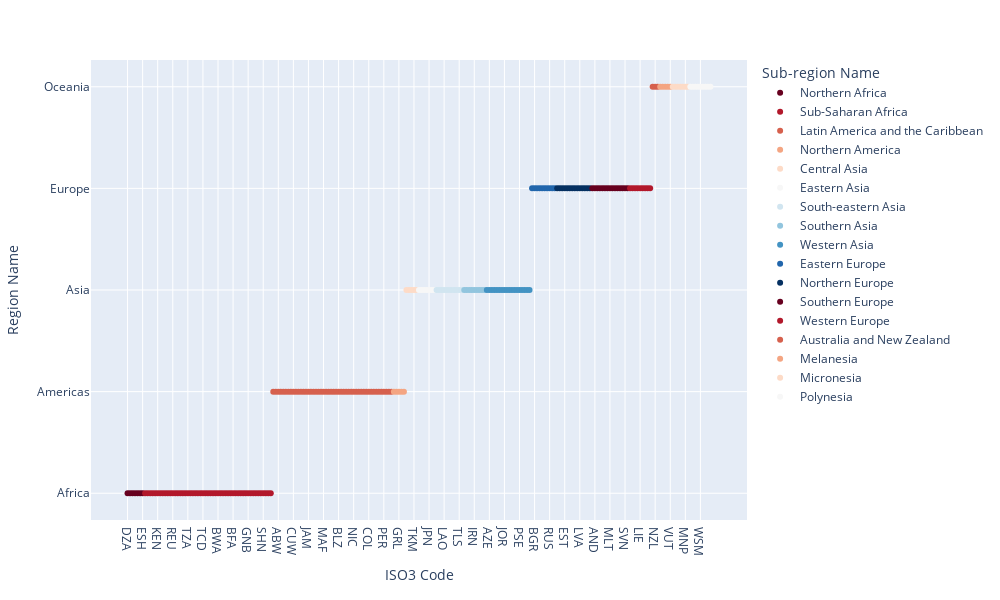

Notebook code cell kept with this figure:
### Code cell
px.scatter(df_geo, x='ISO3 Code', y='Region Name',color='Sub-region Name',width=1000, height=600,color_discrete_sequence=px.colors.sequential.RdBu)

### Figure 1 — Plotly figure (JSON) as saved in the notebook; plotly's stock layout.template omitted (floating-point values rounded to 4 significant figures)
{"data": [{"hovertemplate": "Sub-region Name=Northern Africa<br>ISO3 Code=%{x}<br>Region Name=%{y}<extra></extra>", "legendgroup": "Northern Africa", "marker": {"color": "rgb(103,0,31)", "symbol": "circle"}, "mode": "markers", "name": "Northern Africa", "orientation": "v", "showlegend": true, "type": "scatter", "x": ["DZA", "EGY", "LBY", "MAR", "SDN", "TUN", "ESH"], "xaxis": "x", "y": ["Africa", "Africa", "Africa", "Africa", "Africa", "Africa", "Africa"], "yaxis": "y"}, {"hovertemplate": "Sub-region Name=Sub-Saharan Africa<br>ISO3 Code=%{x}<br>Region Name=%{y}<extra></extra>", "legendgroup": "Sub-Saharan Africa", "marker": {"color": "rgb(178,24,43)", "symbol": "circle"}, "mode": "markers", "name": "Sub-Saharan Africa", "orientation": "v", "showlegend": true, "type": "scatter", "x": ["BDI", "COM", "DJI", "ERI", "ETH", "KEN", "MDG", "MWI", "MUS", "MYT", "MOZ", "REU", "RWA", "SYC", "SOM", "SSD", "UGA", "TZA", "ZMB", "ZWE", "AGO", "CMR", "CAF", "TCD", "COG", "COD", "GNQ", "GAB", "STP", "BWA", "SWZ", "LSO", "NAM", "ZAF", "BEN", "BFA", "CPV", "CIV", "GMB", "GHA", "GIN", "GNB", "LBR", "MLI", "MRT", "NER", "NGA", "SHN", "SEN", "SLE", "TGO"], "xaxis": "x", "y": ["Africa", "Africa", "Africa", "Africa", "Africa", "Africa", "Africa", "Africa", "Africa", "Africa", "Africa", "Africa", "Africa", "Africa", "Africa", "Africa", "Africa", "Africa", "Africa", "Africa", "Africa", "Africa", "Africa", "Africa", "Africa", "Africa", "Africa", "Africa", "Africa", "Africa", "Africa", "Africa", "Africa", "Africa", "Africa", "Africa", "Africa", "Africa", "Africa", "Africa", "Africa", "Africa", "Africa", "Africa", "Africa", "Africa", "Africa", "Africa", "Africa", "Africa", "Africa"], "yaxis": "y"}, {"hovertemplate": "Sub-region Name=Latin America and the Caribbean<br>ISO3 Code=%{x}<br>Region Name=%{y}<extra></extra>", "legendgroup": "Latin America and the Caribbean", "marker": {"color": "rgb(214,96,77)", "symbol": "circle"}, "mode": "markers", "name": "Latin America and the Caribbean", "orientation": "v", "showlegend": true, "type": "scatter", "x": ["AIA", "ATG", "ABW", "BHS", "BRB", "VGB", "CYM", "CUB", "CUW", "DMA", "DOM", "GRD", "GLP", "HTI", "JAM", "MTQ", "MSR", "PRI", "KNA", "LCA", "MAF", "VCT", "SXM", "TTO", "TCA", "VIR", "BLZ", "CRI", "SLV", "GTM", "HND", "MEX", "NIC", "PAN", "ARG", "BOL", "BRA", "CHL", "COL", "ECU", "FLK", "GUF", "GUY", "PRY", "PER", "SUR", "URY", "VEN"], "xaxis": "x", "y": ["Americas", "Americas", "Americas", "Americas", "Americas", "Americas", "Americas", "Americas", "Americas", "Americas", "Americas", "Americas", "Americas", "Americas", "Americas", "Americas", "Americas", "Americas", "Americas", "Americas", "Americas", "Americas", "Americas", "Americas", "Americas", "Americas", "Americas", "Americas", "Americas", "Americas", "Americas", "Americas", "Americas", "Americas", "Americas", "Americas", "Americas", "Americas", "Americas", "Americas", "Americas", "Americas", "Americas", "Americas", "Americas", "Americas", "Americas", "Americas"], "yaxis": "y"}, {"hovertemplate": "Sub-region Name=Northern America<br>ISO3 Code=%{x}<br>Region Name=%{y}<extra></extra>", "legendgroup": "Northern America", "marker": {"color": "rgb(244,165,130)", "symbol": "circle"}, "mode": "markers", "name": "Northern America", "orientation": "v", "showlegend": true, "type": "scatter", "x": ["BMU", "CAN", "GRL", "SPM", "USA"], "xaxis": "x", "y": ["Americas", "Americas", "Americas", "Americas", "Americas"], "yaxis": "y"}, {"hovertemplate": "Sub-region Name=Central Asia<br>ISO3 Code=%{x}<br>Region Name=%{y}<extra></extra>", "legendgroup": "Central Asia", "marker": {"color": "rgb(253,219,199)", "symbol": "circle"}, "mode": "markers", "name": "Central Asia", "orientation": "v", "showlegend": true, "type": "scatter", "x": ["KAZ", "KGZ", "TJK", "TKM", "UZB"], "xaxis": "x", "y": ["Asia", "Asia", "Asia", "Asia", "Asia"], "yaxis": "y"}, {"hovertemplate": "Sub-region Name=Eastern Asia<br>ISO3 Code=%{x}<br>Region Name=%{y}<extra></extra>", "legendgroup": "Eastern Asia", "marker": {"color": "rgb(247,247,247)", "symbol": "circle"}, "mode": "markers", "name": "Eastern Asia", "orientation": "v", "showlegend": true, "type": "scatter", "x": ["CHN", "HKG", "MAC", "PRK", "JPN", "MNG", "KOR"], "xaxis": "x", "y": ["Asia", "Asia", "Asia", "Asia", "Asia", "Asia", "Asia"], "yaxis": "y"}, {"hovertemplate": "Sub-region Name=South-eastern Asia<br>ISO3 Code=%{x}<br>Region Name=%{y}<extra></extra>", "legendgroup": "South-eastern Asia", "marker": {"color": "rgb(209,229,240)", "symbol": "circle"}, "mode": "markers", "name": "South-eastern Asia", "orientation": "v", "showlegend": true, "type": "scatter", "x": ["BRN", "KHM", "IDN", "LAO", "MYS", "MMR", "PHL", "SGP", "THA", "TLS", "VNM"], "xaxis": "x", "y": ["Asia", "Asia", "Asia", "Asia", "Asia", "Asia", "Asia", "Asia", "Asia", "Asia", "Asia"], "yaxis": "y"}, {"hovertemplate": "Sub-region Name=Southern Asia<br>ISO3 Code=%{x}<br>Region Name=%{y}<extra></extra>", "legendgroup": "Southern Asia", "marker": {"color": "rgb(146,197,222)", "symbol": "circle"}, "mode": "markers", "name": "Southern Asia", "orientation": "v", "showlegend": true, "type": "scatter", "x": ["AFG", "BGD", "BTN", "IND", "IRN", "MDV", "NPL", "PAK", "LKA"], "xaxis": "x", "y": ["Asia", "Asia", "Asia", "Asia", "Asia", "Asia", "Asia", "Asia", "Asia"], "yaxis": "y"}, {"hovertemplate": "Sub-region Name=Western Asia<br>ISO3 Code=%{x}<br>Region Name=%{y}<extra></extra>", "legendgroup": "Western Asia", "marker": {"color": "rgb(67,147,195)", "symbol": "circle"}, "mode": "markers", "name": "Western Asia", "orientation": "v", "showlegend": true, "type": "scatter", "x": ["ARM", "AZE", "BHR", "CYP", "GEO", "IRQ", "ISR", "JOR", "KWT", "LBN", "OMN", "QAT", "SAU", "PSE", "SYR", "TUR", "ARE", "YEM"], "xaxis": "x", "y": ["Asia", "Asia", "Asia", "Asia", "Asia", "Asia", "Asia", "Asia", "Asia", "Asia", "Asia", "Asia", "Asia", "Asia", "Asia", "Asia", "Asia", "Asia"], "yaxis": "y"}, {"hovertemplate": "Sub-region Name=Eastern Europe<br>ISO3 Code=%{x}<br>Region Name=%{y}<extra></extra>", "legendgroup": "Eastern Europe", "marker": {"color": "rgb(33,102,172)", "symbol": "circle"}, "mode": "markers", "name": "Eastern Europe", "orientation": "v", "showlegend": true, "type": "scatter", "x": ["BLR", "BGR", "CZE", "HUN", "POL", "MDA", "ROU", "RUS", "SVK", "UKR"], "xaxis": "x", "y": ["Europe", "Europe", "Europe", "Europe", "Europe", "Europe", "Europe", "Europe", "Europe", "Europe"], "yaxis": "y"}, {"hovertemplate": "Sub-region Name=Northern Europe<br>ISO3 Code=%{x}<br>Region Name=%{y}<extra></extra>", "legendgroup": "Northern Europe", "marker": {"color": "rgb(5,48,97)", "symbol": "circle"}, "mode": "markers", "name": "Northern Europe", "orientation": "v", "showlegend": true, "type": "scatter", "x": ["GGY", "JEY", "DNK", "EST", "FRO", "FIN", "ISL", "IRL", "IMN", "LVA", "LTU", "NOR", "SWE", "GBR"], "xaxis": "x", "y": ["Europe", "Europe", "Europe", "Europe", "Europe", "Europe", "Europe", "Europe", "Europe", "Europe", "Europe", "Europe", "Europe", "Europe"], "yaxis": "y"}, {"hovertemplate": "Sub-region Name=Southern Europe<br>ISO3 Code=%{x}<br>Region Name=%{y}<extra></extra>", "legendgroup": "Southern Europe", "marker": {"color": "rgb(103,0,31)", "symbol": "circle"}, "mode": "markers", "name": "Southern Europe", "orientation": "v", "showlegend": true, "type": "scatter", "x": ["ALB", "AND", "BIH", "HRV", "GIB", "GRC", "ITA", "MLT", "MNE", "MKD", "PRT", "SMR", "SRB", "SVN", "ESP"], "xaxis": "x", "y": ["Europe", "Europe", "Europe", "Europe", "Europe", "Europe", "Europe", "Europe", "Europe", "Europe", "Europe", "Europe", "Europe", "Europe", "Europe"], "yaxis": "y"}, {"hovertemplate": "Sub-region Name=Western Europe<br>ISO3 Code=%{x}<br>Region Name=%{y}<extra></extra>", "legendgroup": "Western Europe", "marker": {"color": "rgb(178,24,43)", "symbol": "circle"}, "mode": "markers", "name": "Western Europe", "orientation": "v", "showlegend": true, "type": "scatter", "x": ["AUT", "BEL", "FRA", "DEU", "LIE", "LUX", "MCO", "NLD", "CHE"], "xaxis": "x", "y": ["Europe", "Europe", "Europe", "Europe", "Europe", "Europe", "Europe", "Europe", "Europe"], "yaxis": "y"}, {"hovertemplate": "Sub-region Name=Australia and New Zealand<br>ISO3 Code=%{x}<br>Region Name=%{y}<extra></extra>", "legendgroup": "Australia and New Zealand", "marker": {"color": "rgb(214,96,77)", "symbol": "circle"}, "mode": "markers", "name": "Australia and New Zealand", "orientation": "v", "showlegend": true, "type": "scatter", "x": ["AUS", "NZL", "NFK"], "xaxis": "x", "y": ["Oceania", "Oceania", "Oceania"], "yaxis": "y"}, {"hovertemplate": "Sub-region Name=Melanesia<br>ISO3 Code=%{x}<br>Region Name=%{y}<extra></extra>", "legendgroup": "Melanesia", "marker": {"color": "rgb(244,165,130)", "symbol": "circle"}, "mode": "markers", "name": "Melanesia", "orientation": "v", "showlegend": true, "type": "scatter", "x": ["FJI", "NCL", "PNG", "SLB", "VUT"], "xaxis": "x", "y": ["Oceania", "Oceania", "Oceania", "Oceania", "Oceania"], "yaxis": "y"}, {"hovertemplate": "Sub-region Name=Micronesia<br>ISO3 Code=%{x}<br>Region Name=%{y}<extra></extra>", "legendgroup": "Micronesia", "marker": {"color": "rgb(253,219,199)", "symbol": "circle"}, "mode": "markers", "name": "Micronesia", "orientation": "v", "showlegend": true, "type": "scatter", "x": ["GUM", "KIR", "MHL", "FSM", "NRU", "MNP", "PLW"], "xaxis": "x", "y": ["Oceania", "Oceania", "Oceania", "Oceania", "Oceania", "Oceania", "Oceania"], "yaxis": "y"}, {"hovertemplate": "Sub-region Name=Polynesia<br>ISO3 Code=%{x}<br>Region Name=%{y}<extra></extra>", "legendgroup": "Polynesia", "marker": {"color": "rgb(247,247,247)", "symbol": "circle"}, "mode": "markers", "name": "Polynesia", "orientation": "v", "showlegend": true, "type": "scatter", "x": ["ASM", "COK", "PYF", "NIU", "WSM", "TKL", "TON", "TUV", "WLF"], "xaxis": "x", "y": ["Oceania", "Oceania", "Oceania", "Oceania", "Oceania", "Oceania", "Oceania", "Oceania", "Oceania"], "yaxis": "y"}], "layout": {"height": 600, "legend": {"title": {"text": "Sub-region Name"}, "tracegroupgap": 0}, "margin": {"t": 60}, "width": 1000, "xaxis": {"anchor": "y", "domain": [0, 1], "title": {"text": "ISO3 Code"}}, "yaxis": {"anchor": "x", "domain": [0, 1], "title": {"text": "Region Name"}}}}
